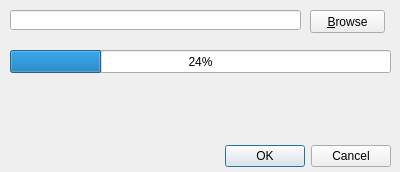
<?xml version="1.0" encoding="UTF-8"?>
<ui version="4.0">
 <class>Dialog</class>
 <widget class="QDialog" name="Dialog">
  <property name="geometry">
   <rect>
    <x>0</x>
    <y>0</y>
    <width>400</width>
    <height>172</height>
   </rect>
  </property>
  <property name="windowTitle">
   <string>Pickle Options</string>
  </property>
  <widget class="QDialogButtonBox" name="buttonBox">
   <property name="geometry">
    <rect>
     <x>50</x>
     <y>140</y>
     <width>341</width>
     <height>32</height>
    </rect>
   </property>
   <property name="orientation">
    <enum>Qt::Horizontal</enum>
   </property>
   <property name="standardButtons">
    <set>QDialogButtonBox::Cancel|QDialogButtonBox::Ok</set>
   </property>
  </widget>
  <widget class="QProgressBar" name="progressBar">
   <property name="geometry">
    <rect>
     <x>10</x>
     <y>50</y>
     <width>381</width>
     <height>23</height>
    </rect>
   </property>
   <property name="value">
    <number>24</number>
   </property>
  </widget>
  <widget class="QLineEdit" name="lePath">
   <property name="geometry">
    <rect>
     <x>10</x>
     <y>10</y>
     <width>291</width>
     <height>20</height>
    </rect>
   </property>
  </widget>
  <widget class="QPushButton" name="btnBrowse">
   <property name="geometry">
    <rect>
     <x>310</x>
     <y>10</y>
     <width>75</width>
     <height>23</height>
    </rect>
   </property>
   <property name="text">
    <string>&amp;Browse</string>
   </property>
  </widget>
  <widget class="QLabel" name="label">
   <property name="geometry">
    <rect>
     <x>20</x>
     <y>80</y>
     <width>351</width>
     <height>20</height>
    </rect>
   </property>
   <property name="text">
    <string/>
   </property>
  </widget>
 </widget>
 <resources/>
 <connections>
  <connection>
   <sender>buttonBox</sender>
   <signal>accepted()</signal>
   <receiver>Dialog</receiver>
   <slot>accept()</slot>
   <hints>
    <hint type="sourcelabel">
     <x>248</x>
     <y>254</y>
    </hint>
    <hint type="destinationlabel">
     <x>157</x>
     <y>274</y>
    </hint>
   </hints>
  </connection>
  <connection>
   <sender>buttonBox</sender>
   <signal>rejected()</signal>
   <receiver>Dialog</receiver>
   <slot>reject()</slot>
   <hints>
    <hint type="sourcelabel">
     <x>316</x>
     <y>260</y>
    </hint>
    <hint type="destinationlabel">
     <x>286</x>
     <y>274</y>
    </hint>
   </hints>
  </connection>
 </connections>
</ui>
